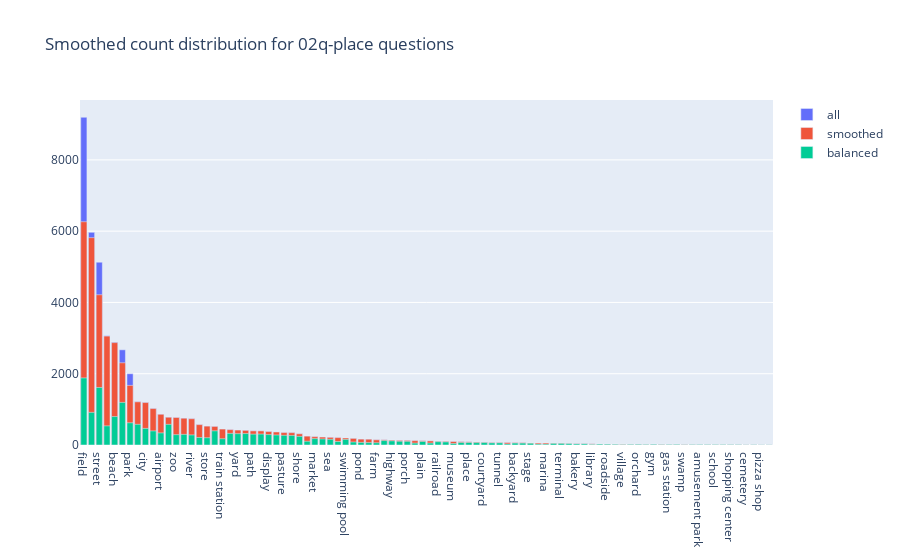

Notebook code for this chart:
### Code cell
# plot the answer distribution change with a plotly stacked histogram, counting the number of ansers in balanced_filtered_by_column and all_filtered_by_column
fig = go.Figure()
fig.add_trace(go.Bar(y=all_filtered_by_column_vc, x=all_filtered_by_column_vc.index, name='all'))
fig.add_trace(go.Bar(y=smoothed_by_column_vc, x=smoothed_by_column_vc.index, name='smoothed'))
fig.add_trace(go.Bar(y=balanced_filtered_by_column_vc, x=balanced_filtered_by_column_vc.index, name='balanced'))

order = list(all_filtered_by_column['answer'].value_counts().index)
fig.update_xaxes(categoryorder='array', categoryarray= order)
fig.update_layout(barmode='overlay', title=f'Smoothed count distribution for 02q-place questions')

fig.write_image(f'results/BAL_smoothed_02q-place_answer_distribution.png', width=1500, height=600)
if show_big_figures:
    fig.show()

### Figure 1 — Plotly figure (JSON) as saved in the notebook; plotly's stock layout.template omitted (floating-point values rounded to 4 significant figures)
{"data": [{"name": "all", "type": "bar", "x": ["field", "road", "street", "sidewalk", "beach", "ocean", "park", "pavement", "city", "forest", "airport", "station", "zoo", "parking lot", "river", "restaurant", "store", "lake", "train station", "skate park", "yard", "pen", "path", "walkway", "display", "runway", "pasture", "stadium", "shore", "garden", "market", "lawn", "sea", "church", "swimming pool", "shop", "pond", "harbor", "farm", "patio", "highway", "town", "porch", "desert", "plain", "garage", "railroad", "hotel room", "museum", "roadway", "place", "meadow", "courtyard", "restroom", "tunnel", "hotel", "backyard", "classroom", "stage", "hallway", "marina", "cafe", "terminal", "mall", "bakery", "hangar", "library", "auditorium", "roadside", "hospital", "village", "entrance", "orchard", "cafeteria", "gym", "theater", "gas station", "kiosk", "swamp", "lobby", "amusement park", "supermarket", "school", "salon", "shopping center", "coffee shop", "cemetery", "pub", "pizza shop", "lounge"], "y": [9196, 5966, 5130, 3069, 2886, 2671, 2000, 1217, 1197, 1027, 865, 781, 775, 754, 740, 574, 531, 523, 449, 432, 421, 412, 398, 397, 380, 367, 350, 347, 314, 248, 233, 223, 214, 208, 197, 185, 164, 162, 146, 145, 137, 129, 129, 122, 118, 115, 102, 102, 97, 91, 88, 82, 77, 70, 69, 67, 66, 65, 56, 56, 56, 52, 52, 43, 36, 35, 32, 28, 25, 22, 22, 21, 21, 20, 19, 19, 18, 17, 15, 14, 12, 12, 11, 11, 11, 9, 6, 6, 4, 4]}, {"name": "smoothed", "type": "bar", "x": ["airport", "amusement park", "auditorium", "backyard", "bakery", "beach", "cafe", "cafeteria", "cemetery", "church", "city", "classroom", "coffee shop", "courtyard", "desert", "display", "entrance", "farm", "field", "forest", "garage", "garden", "gas station", "gym", "hallway", "hangar", "harbor", "highway", "hospital", "hotel", "hotel room", "kiosk", "lake", "lawn", "library", "lobby", "lounge", "mall", "marina", "market", "meadow", "museum", "ocean", "orchard", "park", "parking lot", "pasture", "path", "patio", "pavement", "pen", "pizza shop", "place", "plain", "pond", "porch", "pub", "railroad", "restaurant", "restroom", "river", "road", "roadside", "roadway", "runway", "salon", "school", "sea", "shop", "shopping center", "shore", "sidewalk", "skate park", "stadium", "stage", "station", "store", "street", "supermarket", "swamp", "swimming pool", "terminal", "theater", "town", "train station", "tunnel", "village", "walkway", "yard", "zoo"], "y": [861.0, 12, 28, 66, 36, 2873.0, 52, 20, 6, 208, 1191.0, 65, 9, 77, 122, 378.2, 21, 146, 6264.0, 1022.0, 115, 248, 18, 19, 56, 35, 162, 137, 22, 67, 102, 17, 520.6, 223, 32, 14, 4, 43, 56, 233, 82, 97, 2307.0, 21, 1672.0, 750.5, 348.4, 396.2, 145, 1211.0, 410.1, 4, 88, 118, 164, 129, 6, 102, 571.4, 70, 736.6, 5818.0, 25, 91, 365.3, 11, 11, 214, 185, 11, 314, 3055.0, 430.0, 345.4, 56, 777.4, 528.6, 4216.0, 12, 15, 197, 52, 19, 129, 446.9, 69, 22, 395.2, 419.1, 771.4]}, {"name": "balanced", "type": "bar", "x": ["field", "street", "ocean", "road", "beach", "park", "pavement", "station", "sidewalk", "city", "lake", "forest", "airport", "skate park", "pen", "yard", "walkway", "path", "parking lot", "display", "zoo", "river", "runway", "pasture", "stadium", "shore", "restaurant", "store", "market", "train station", "lawn", "sea", "swimming pool", "patio", "highway", "garden", "town", "porch", "church", "plain", "railroad", "hotel room", "shop", "pond", "place", "roadway", "courtyard", "harbor", "meadow", "farm", "tunnel", "restroom", "garage", "backyard", "desert", "classroom", "stage", "cafe", "terminal", "museum", "mall", "hangar", "bakery", "hotel", "hallway", "auditorium", "marina", "roadside", "orchard", "hospital", "gym", "entrance", "kiosk", "library", "gas station", "cafeteria", "amusement park", "supermarket", "salon", "school", "lobby", "village", "shopping center", "theater", "coffee shop", "pub", "swamp", "pizza shop", "cemetery", "lounge"], "y": [1882, 1614, 1195, 915, 798, 624, 580, 579, 537, 465, 398, 395, 340, 326, 321, 318, 307, 304, 298, 292, 290, 283, 281, 271, 268, 242, 211, 204, 179, 176, 170, 160, 156, 124, 116, 105, 104, 102, 98, 98, 93, 86, 84, 72, 70, 69, 68, 68, 66, 63, 60, 59, 55, 54, 53, 53, 48, 44, 44, 42, 38, 32, 30, 29, 25, 24, 24, 22, 18, 18, 18, 16, 16, 16, 14, 14, 12, 10, 10, 10, 10, 9, 9, 8, 8, 6, 5, 4, 4, 4]}], "layout": {"barmode": "overlay", "title": {"text": "Smoothed count distribution for 02q-place questions"}, "xaxis": {"categoryarray": ["field", "road", "street", "sidewalk", "beach", "ocean", "park", "pavement", "city", "forest", "airport", "station", "zoo", "parking lot", "river", "restaurant", "store", "lake", "train station", "skate park", "yard", "pen", "path", "walkway", "display", "runway", "pasture", "stadium", "shore", "garden", "market", "lawn", "sea", "church", "swimming pool", "shop", "pond", "harbor", "farm", "patio", "highway", "town", "porch", "desert", "plain", "garage", "railroad", "hotel room", "museum", "roadway", "place", "meadow", "courtyard", "restroom", "tunnel", "hotel", "backyard", "classroom", "stage", "hallway", "marina", "cafe", "terminal", "mall", "bakery", "hangar", "library", "auditorium", "roadside", "hospital", "village", "entrance", "orchard", "cafeteria", "gym", "theater", "gas station", "kiosk", "swamp", "lobby", "amusement park", "supermarket", "school", "salon", "shopping center", "coffee shop", "cemetery", "pub", "pizza shop", "lounge"], "categoryorder": "array"}}}
